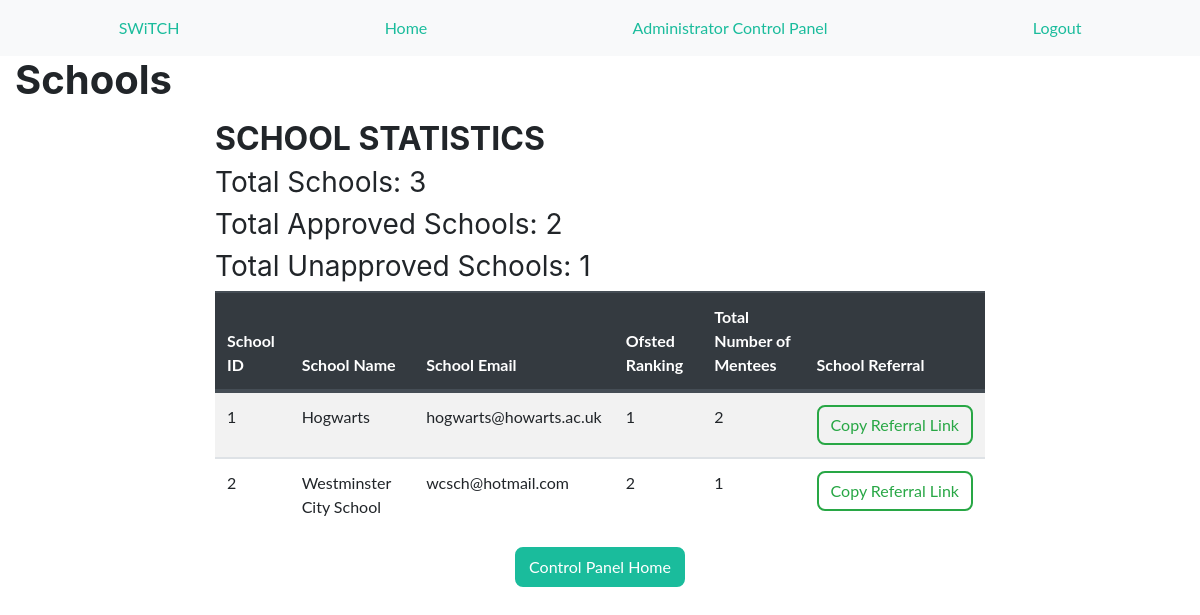
/admin/view_schools/ (signed in), run on an earlier commit of the app's database.
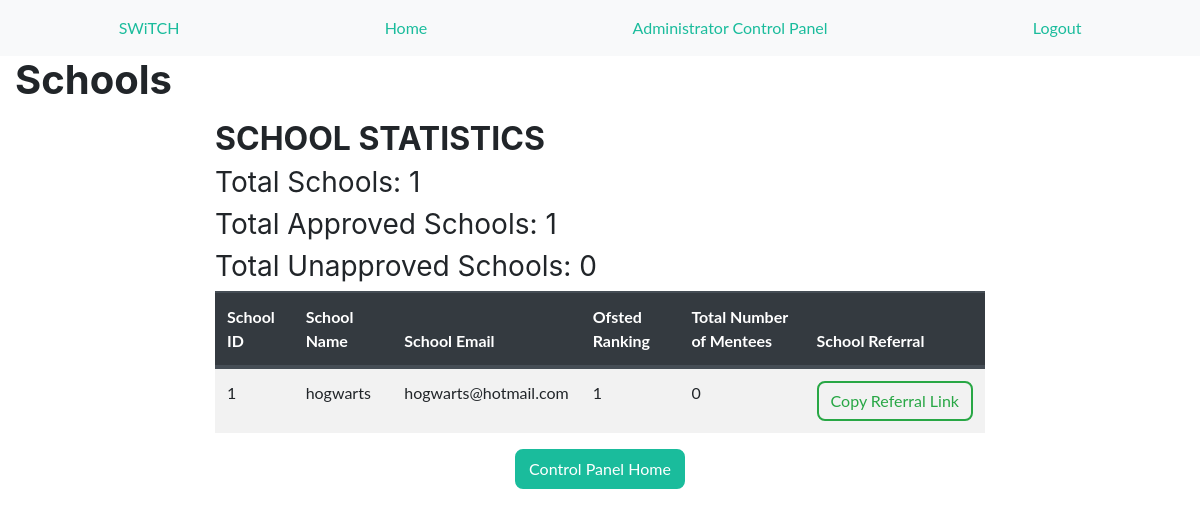
And on a later commit of the database.
### app/models.py (models this page shows)
class School(db.Model):
    __tablename__ = 'school'
    is_approved = db.Column(db.Boolean, nullable=False)
    school_id = db.Column(db.Integer, autoincrement=True, primary_key=True)
    school_name = db.Column(db.Text, nullable=False)
    school_email = db.Column(db.Text, nullable=False)
    ofsted_ranking = db.Column(db.Integer)

### app/main/routes.py (the view)
@bp_main.route('/admin/view_schools/')
@login_required
@requires_admin('admin')
def controlpanel_view_schools():
    schools = School.query.filter(School.is_approved == True, School.school_id != 0).all()
    schools_dict = get_school_stats(schools)
    stats_dict = get_stats()
    return render_template('admin/admin_view_schools.html', schools=schools, schools_dict=schools_dict,
                           stats_dict=stats_dict, title="Schools")

### app/main/forms.py
class SearchByForm(FlaskForm):
    choices = [('School', 'School'),
               ('City', 'City')]
    select = SelectField('In:', choices=choices)
    choices2 = [('Mentees and Mentors', 'All'),
                ('Mentee', 'Mentee'),
                ('Mentor', 'Mentor')]
    select2 = SelectField('User Type:', choices=choices2)
    search = StringField('Search:', validators=[DataRequired()])

### app/auth/routes.py (called while the page is built)
@login_manager.user_loader
def user_loader(user_id):
    if user_id is not None:
        return User.query.get(user_id)
    return None

### app/util/functions.py (called while the page is built)
def get_school_stats(schools):
    schools_dict = dict()
    for school in schools:
        school_id = school.school_id
        num_mentees = Mentee.query.filter(Mentee.school_id == school_id).count()
        schools_dict[school_id] = num_mentees
    return schools_dict

### app/templates/admin/admin_view_schools.html (shortened to what this page needs)
{% extends 'base.html' %}
{% from "_formhelpers.html" import render_field %}
{% block header%}{{ title }}{% endblock %}
{% block content %}
     {% if schools|length %}
            <div class="row mt-3">
                <div class="col-md-2"></div>
                <div class="col-md-8">
                    <div class=" justify-content-center">
                        <h2>SCHOOL STATISTICS</h2>
                        <h3 class="font-weight-normal">Total Schools: {{ stats_dict['schools_total'] }}</h3>
                        <h3 class="font-weight-normal">Total Approved Schools: {{ stats_dict['approved_schools_total'] }}</h3>
                        <h3 class="font-weight-normal">Total Unapproved Schools: {{ stats_dict['unapproved_schools_total'] }}</h3>
                    </div>
                    <form action="" method="post" novalidate>
                        <div class="table-responsive-md">
                            <table class="table table-striped table-hover">
                                <thead class="thead-dark">
                                <tr>
                                    <th scope="col">School ID</th>
                                    <th scope="col">School Name</th>
                                    <th scope="col">School Email</th>
                                    <th scope="col">Ofsted Ranking</th>
                                    <th scope="col">Total Number of Mentees</th>
                                    <th scope="col">School Referral</th>
                                </tr>
                                </thead>
                                <tbody>
                                {% for school in schools %}
                                    <tr>
                                        <td>{{ school.school_id }}</td>
                                        <td>{{ school.school_name }}</td>
                                        <td>{{ school.school_email}}</td>
                                        <td>{{ school.ofsted_ranking }}</td>
                                        <td>{{ schools_dict[school.school_id] }}</td>
                                        <td>
                                            <input type="button" class="btn btn-outline-success" data-clipboard-text="http://127.0.0.1:5000/personal_form/mentee/{{school.school_id}}/"
                                            value="Copy Referral Link">
                                        </td>
                                    </tr>
                                {% endfor %}
                                </tbody>
                            </table>
                        </div>
                        <div class="row mt-sm-3 justify-content-center">
                            <a href="{{ url_for('main.controlpanel_home') }}" >
                                <input type="button" value="Control Panel Home" class="btn btn-primary">
                            </a>
                        </div>
                    </form>
                </div>
                <div class="col-md-2"></div>
            </div>
    {% else %}
        <p>Sorry, no existing schools found</p>
    {% endif %}
{% endblock %}

### app/templates/base.html (shortened to what this page needs)
<!DOCTYPE html>
<html lang="en">
<head>
    <link rel="stylesheet" href="{{ url_for('static', filename='css/freelancer.css')}}">
</head>
<body>
<nav class="navbar navbar-expand-xl nav-pills nav-fill navbar-light bg-light ">
    <div class="flex-fill">
        <ul class="nav nav-pills">
            <li class="nav-item">
                <a class="nav-link" href="{{url_for('main.home')}}">SWiTCH</a>
            </li>
            {% if title == 'RAIN BLOG' or title == 'Home' %}
                <li class="nav-item">
                    <a class="nav-link active" href="{{url_for('main.home')}}">Home</a>
                </li>
            {% else %}
                <li class="nav-item">
                    <a class="nav-link" href="{{url_for('main.home')}}">Home</a>
                </li>
            {% endif %}
            {% if current_user.is_anonymous %}
                {% if title == 'Login' %}
                    <li class="nav-item">
                        <a class="nav-item nav-link active" href="{{url_for('auth.login')}}">Login</a>
                    </li>
                {% else %}
                    <li class="nav-item">
                        <a class="nav-item nav-link" href="{{url_for('auth.login')}}">Login</a>
                    </li>
                {% endif %}
                {% if title == 'Signup' or title == 'School Signup' %}
                    <li class="nav-item dropdown ml-auto">
                        <a  href="#" class="nav-link dropdown-toggle" id="navbarDropdown" role="button" data-toggle="dropdown" aria-haspopup="true" aria-expanded="false">
                            Signup</a>
                        <div class="dropdown-menu" aria-labelledby="navbarDropdown">
                            <a class="dropdown-item" href="{{ '/personal_form/mentor/0/' }}" >Mentor Signup</a>
                            <div class="dropdown-divider"></div>
                            <a class="dropdown-item" href="{{ url_for('auth.school_signup') }}" >School Signup</a>
                        </div>
                    </li>
                {% else %}
                        <li class="nav-item dropdown ml-auto">
                            <a class="nav-link dropdown-toggle" href="#"  id="navbarDropdown" role="button" data-toggle="dropdown" aria-haspopup="true" aria-expanded="false">
                                Signup</a>
                            <div class="dropdown-menu dropdown-menu-right" aria-labelledby="navbarDropdown">
                                <a class="dropdown-item" href="{{ '/personal_form/mentor/0/' }}" >Mentor Signup</a>
                                <div class="dropdown-divider"></div>
                                <a class="dropdown-item" href="{{ url_for('auth.school_signup') }}" >School Signup</a>
                            </div>
                        </li>
                {% endif %}
            {% else %}
                {% if current_user.user_type == 'admin' %}
                    {% if title == 'Administrator Control Panel' %}
                        <li class="nav-item">
                            <a class="nav-item active nav-link " href="{{url_for('main.controlpanel_home')}}">Administrator Control Panel</a>
                        </li>
                    {% else %}
                        <li class="nav-item">
                            <a class="nav-item nav-link " href="{{url_for('main.controlpanel_home')}}">Administrator Control Panel</a>
                        </li>
                    {% endif %}
                {% endif %}
                    <li class="nav-item">
                        <a class="nav-item nav-link" href="{{url_for('auth.logout')}}">Logout</a>
                    </li>
            {% endif %}
        </ul>
    </div>
</nav>
<main role="main" class="container-fluid mx-0">
    <h1>
        {% block header %}{% endblock %}
    </h1>
    {% block content %}{% endblock %}
</main>
</body>
</html>

What changed in the data, as far as the page shows it:
removed School: school_id "2", school_name "Westminster City School", school_email "wcsch@hotmail.com", ofsted_ranking "2", is_approved "1"
changed School id 1: school_name "Hogwarts" → "hogwarts"; school_email "hogwarts@howarts.ac.uk" → "hogwarts@hotmail.com"; schools_dict "2" → "0"
Also different on the page:
{{ stats_dict['schools_total'] }}: "3" → "1"
{{ stats_dict['approved_schools_total'] }}: "2" → "1"
{{ stats_dict['unapproved_schools_total'] }}: "1" → "0"
